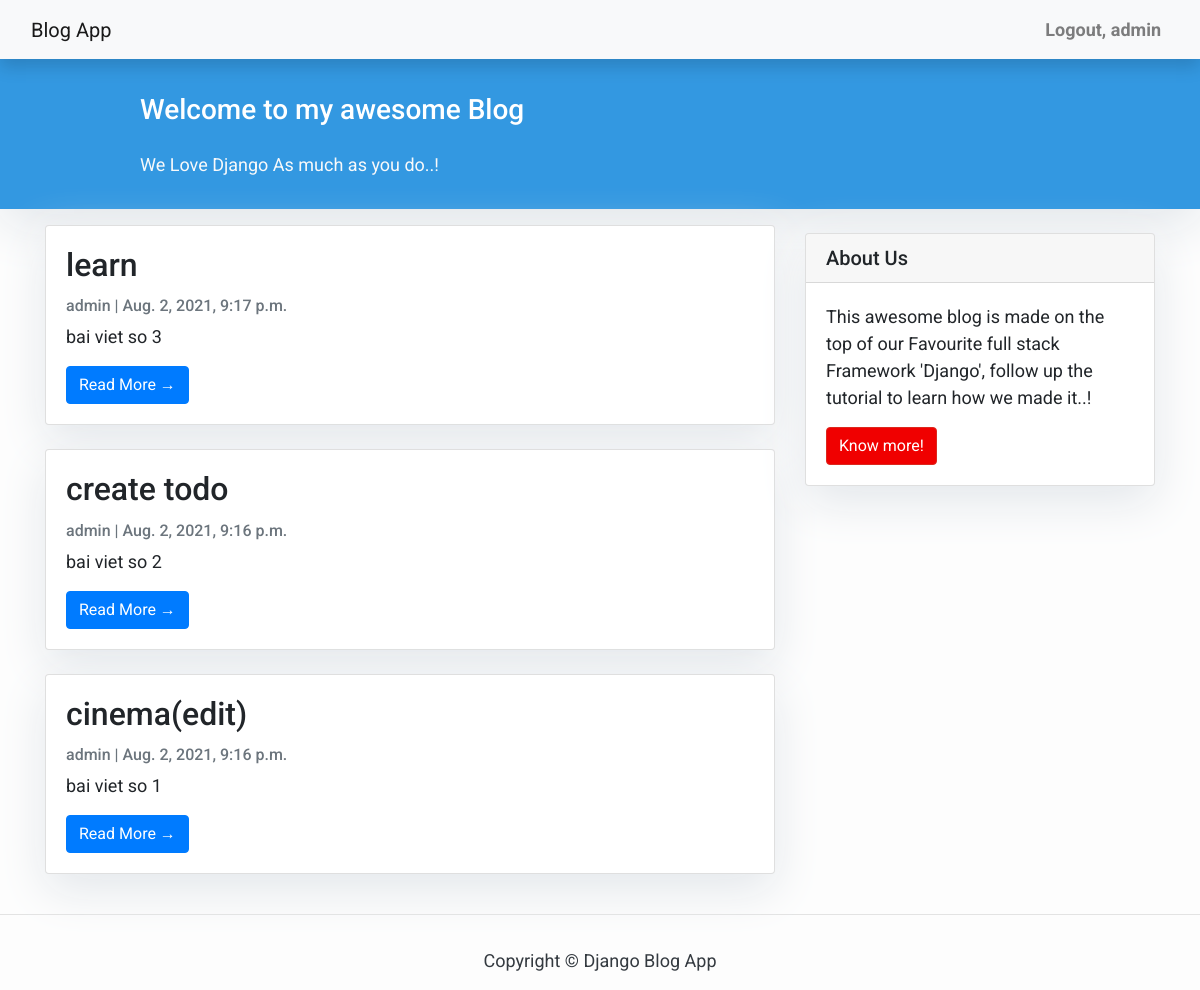
The app's page / (signed in) with its own data.
### blog/models.py (models this page shows, shortened)
class Post(models.Model):
    title = models.CharField(max_length=200, unique=True)
    slug = models.SlugField(max_length=200, unique=True)
    author = models.ForeignKey(User, on_delete=models.CASCADE, related_name='blog_posts')
    update_on = models.DateTimeField(auto_now=True)
    content = models.TextField()
    created_on = models.DateTimeField(auto_now_add=True)
    status = models.IntegerField(choices=STATUS, default=0)
    class Meta:
        ordering = ['-created_on']

### blog/views.py (the view)
# urls.py: path('', views.PostList.as_view(), name='home'),
class PostList(LoginRequiredMixin, ListView):
    queryset = Post.objects.filter(status=1).order_by('-created_on')
    template_name = 'index.html'
    paginate_by = 5  # số lượng bài được đăng trên 1 trang nếu nhiều hơn sẽ chuyển sang trang mới

### templates/index.html (shortened to what this page needs)
{% extends "blog/base.html" %}
{% block content %}
<header class="masthead">
	<div class="overlay">
		<div class="container">
			<div class="row">
				<div class=" col-md-8 col-md-10 mx-auto">
					<div class="site-heading">
						<h3 class=" site-heading my-4 mt-3 text-white"> Welcome to my awesome Blog </h3>
						<p class="text-light">We Love Django As much as you do..! &nbsp
						</p>
					</div>
				</div>
			</div>
		</div>
	</div>
</header>
<div class="container">
	<div class="row">
		<div class="col-md-8 mt-3 left">
			{% for post in post_list %}
			<div class="card mb-4">
				<div class="card-body">
					<h2 class="card-title">{{ post.title }}</h2>
					<p class="card-text text-muted h6">{{ post.author }} | {{ post.created_on}} </p>
					<p class="card-text">{{post.content|slice:":200" }}</p>
					<a href="{% url 'post_detail' post.slug  %}" class="btn btn-primary">Read More &rarr;</a>
				</div>
			</div>
			{% endfor %}
		</div>
		{% block sidebar %} {% include 'blog/sidebar.html' %} {% endblock sidebar %}
	</div>
</div>
{%endblock%}

### templates/blog/base.html (shortened to what this page needs)
<!DOCTYPE html>
<html>
<head>
	<link rel="stylesheet" href="https://stackpath.bootstrapcdn.com/bootstrap/4.1.3/css/bootstrap.min.css"
>
	<link rel="stylesheet" href="https://use.fontawesome.com/releases/v5.6.1/css/all.css"
>
</head>
<body>
	<nav class="navbar navbar-expand-lg navbar-light bg-light shadow" id="mainNav">
		<div class="container-fluid">
			{% if request.user.is_authenticated %}
				<a class="navbar-brand" href="{% url 'home' %}">Blog App</a>
			{%else%}
				<a class="navbar-brand" href="{% url 'login' %}">Blog App</a>
			{% endif %}
			<div class="collapse navbar-collapse" id="navbarResponsive">
				<ul class="navbar-nav ml-auto">
					{% if request.user.is_authenticated %}
					<li class="nav-item text-black">
						<a class="nav-link text-black font-weight-bold" href="{% url 'logout' %}">Logout, {{ request.user }}</a>
					</li>
					{% endif %}
				</ul>
			</div>
		</div>
	</nav>
	{% block content %}{% endblock content %}
	<hr>
	<footer class="py-3 bg-grey">
		<p class="m-0 text-dark text-center ">Copyright &copy; Django Blog App</p>
	</footer>
</body>
</html>

### templates/blog/base.html (style rules this page uses)
body { font-family: "Roboto", sans-serif; font-size: 17px; background-color: #fdfdfd; }
.shadow { box-shadow: 0 4px 2px -2px rgba(0, 0, 0, 0.1); }
.masthead { background: #3398E1; height: auto; padding-bottom: 15px; box-shadow: 0 16px 48px #E3E7EB; padding-top: 10px; }

### templates/index.html (style rules this page uses)
body { font-family: "Roboto", sans-serif; font-size: 18px; background-color: #fdfdfd; }
.card { box-shadow: 0 16px 48px #E3E7EB; }

### templates/blog/sidebar.html (style rules this page uses)
.card { box-shadow: 0 16px 48px #E3E7EB; }

### records on screen
Post: title "learn", author "admin", created_on "Aug. 2, 2021, 9:17 p.m.", content "bai viet so 3"
Post: title "create todo", author "admin", created_on "Aug. 2, 2021, 9:16 p.m.", content "bai viet so 2"
Post: title "cinema(edit)", author "admin", created_on "Aug. 2, 2021, 9:16 p.m.", content "bai viet so 1"

### other values on screen
{{ request.user }} "admin"
